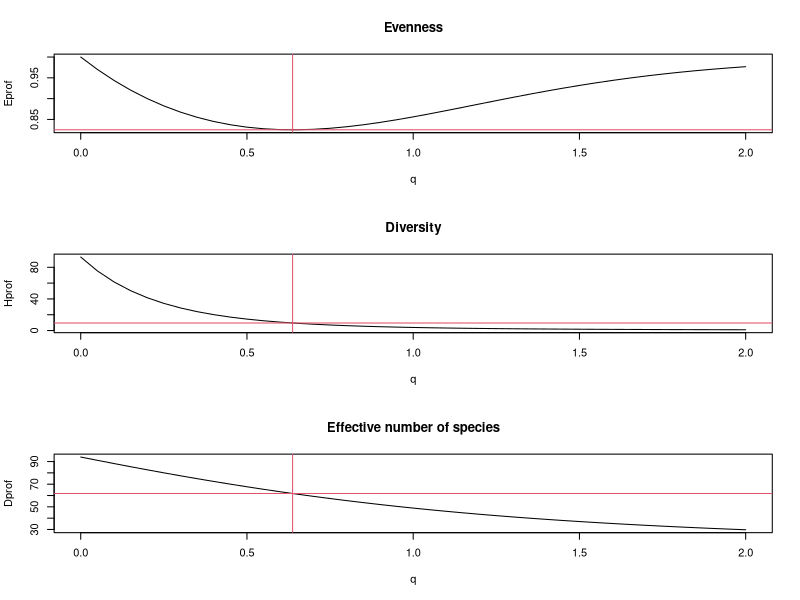

Reproduce this figure in R.
library(vegan)


### Name: eventstar
### Title: Scale Parameter at the Minimum of the Tsallis Evenness Profile
### Aliases: eventstar
### Keywords: optimize multivariate utilities

### ** Examples

data(BCI)
(x <- eventstar(BCI[1:5,]))
## profiling
y <- as.numeric(BCI[10,])
(z <- eventstar(y))
q <- seq(0, 2, 0.05)
Eprof <- tsallis(y, scales=q, norm=TRUE)
Hprof <- tsallis(y, scales=q)
Dprof <- tsallis(y, scales=q, hill=TRUE)
opar <- par(mfrow=c(3,1))
plot(q, Eprof, type="l", main="Evenness")
abline(v=z$qstar, h=tsallis(y, scales=z$qstar, norm=TRUE), col=2)
plot(q, Hprof, type="l", main="Diversity")
abline(v=z$qstar, h=tsallis(y, scales=z$qstar), col=2)
plot(q, Dprof, type="l", main="Effective number of species")
abline(v=z$qstar, h=tsallis(y, scales=z$qstar, hill=TRUE), col=2)
par(opar)
